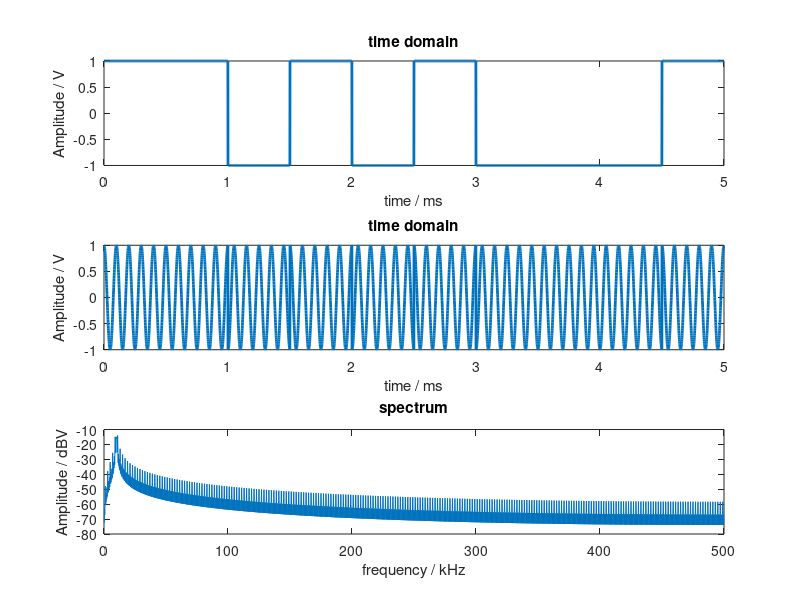
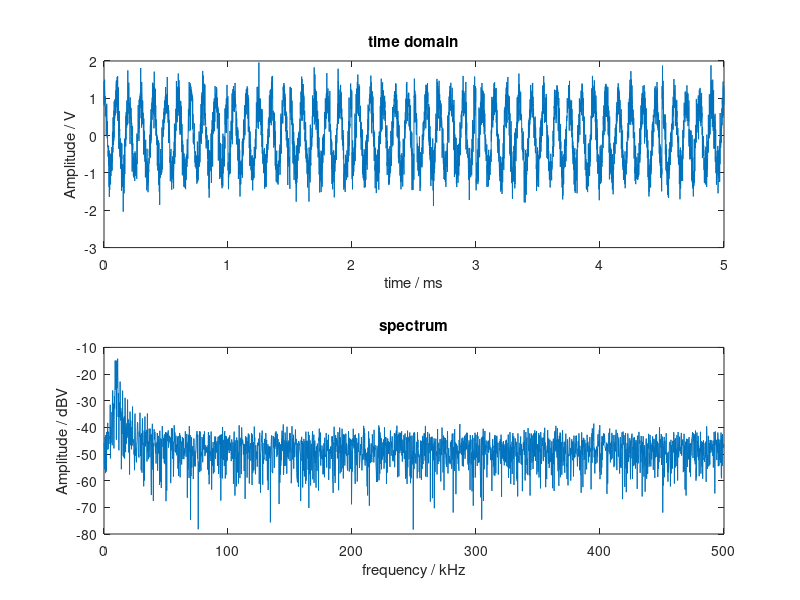

Here is the MATLAB script that generated these plots, in order:
clc; clear; close all;

% Time base parameters
dt = 1e-6;              % Time scale: 1us
fs = 1/dt;              % Sampling frequency: 1Mhz
stop = 5e-3;            % Stop time: 5ms
t = 0 : dt : stop-dt;   % Discrete time vector
N = length(t);          % Points
fv = (0:N/2-1)*1/dt/N;  % Discrete frequency vector

% BPSK pulse
A = 1;                  % Amplititude: 1V
fc = 10e3;              % Carrier frequency: 5kHz
Rb = 1e3;               % Baudrate: 1kbps

code = '1101010001';

cellv = 0 : dt : stop/length(code)-dt;
cellp =  cos(2*pi*fc*cellv);
celln = -cos(2*pi*fc*cellv);
mod = zeros(1, N);
bpsk = zeros(1, N);

for i = 1 : length(code)
    temp = str2num(code(i));
    for j = 1 : length(cellv)
        if temp == 0
            bpsk(1, (i - 1)*length(cellv) + j) =  celln(1, j);
            mod(1, (i - 1)*length(cellv) + j) = -1;
        else
            bpsk(1, (i - 1)*length(cellv) + j) =  cellp(1, j);
            mod(1, (i - 1)*length(cellv) + j) = 1;
        end
    end
end

s = 20.*log10(abs(fft(bpsk))./N);

subplot(3, 1, 1); plot(t.*1000, mod, 'LineWidth', 2); title('time domain');
xlabel('time / ms'); ylabel('Amplitude / V');
subplot(3, 1, 2); plot(t.*1000, bpsk, 'LineWidth', 2); title('time domain');
xlabel('time / ms'); ylabel('Amplitude / V');
subplot(3, 1, 3); plot(fv./1000, s(1:N/2)); title('spectrum');
xlabel('frequency / kHz');  ylabel('Amplitude / dBV'); % set(gca, 'xscale', 'log');

% Gaussian distributed random noise
bw = 1e3;               % Bandwidth
k = 0.0001;             % Power spectral density
grn = wgn(1, N, k*bw, 'linear');

bpsk_n = bpsk + grn;
s_n = 20.*log10(abs(fft(bpsk_n))./N);

figure;
subplot(2, 1, 1); plot(t.*1000, bpsk_n); title('time domain');
xlabel('time / ms'); ylabel('Amplitude / V');
subplot(2, 1, 2); plot(fv./1000, s_n(1:N/2)); title('spectrum');
xlabel('frequency / kHz');  ylabel('Amplitude / dBV'); % set(gca, 'xscale', 'log');
